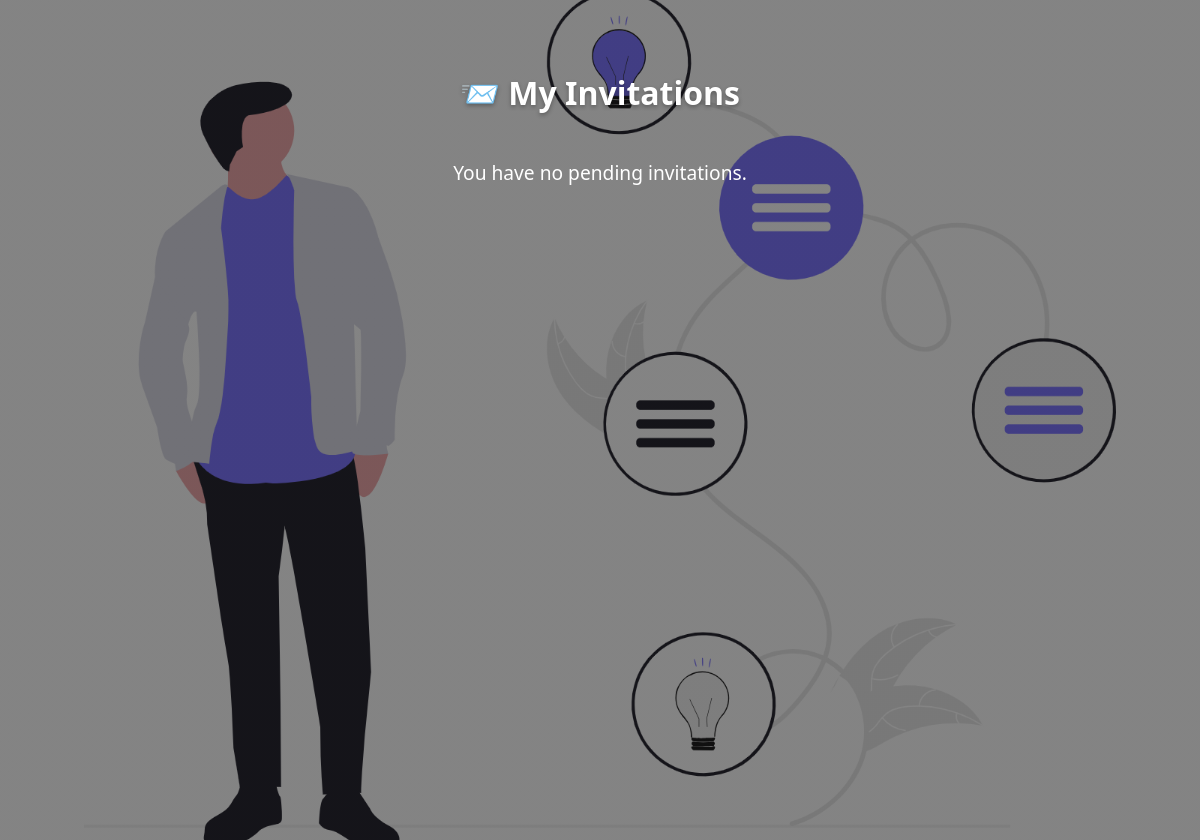
/my-invitations/ (signed in), run on an earlier commit of the app's database.
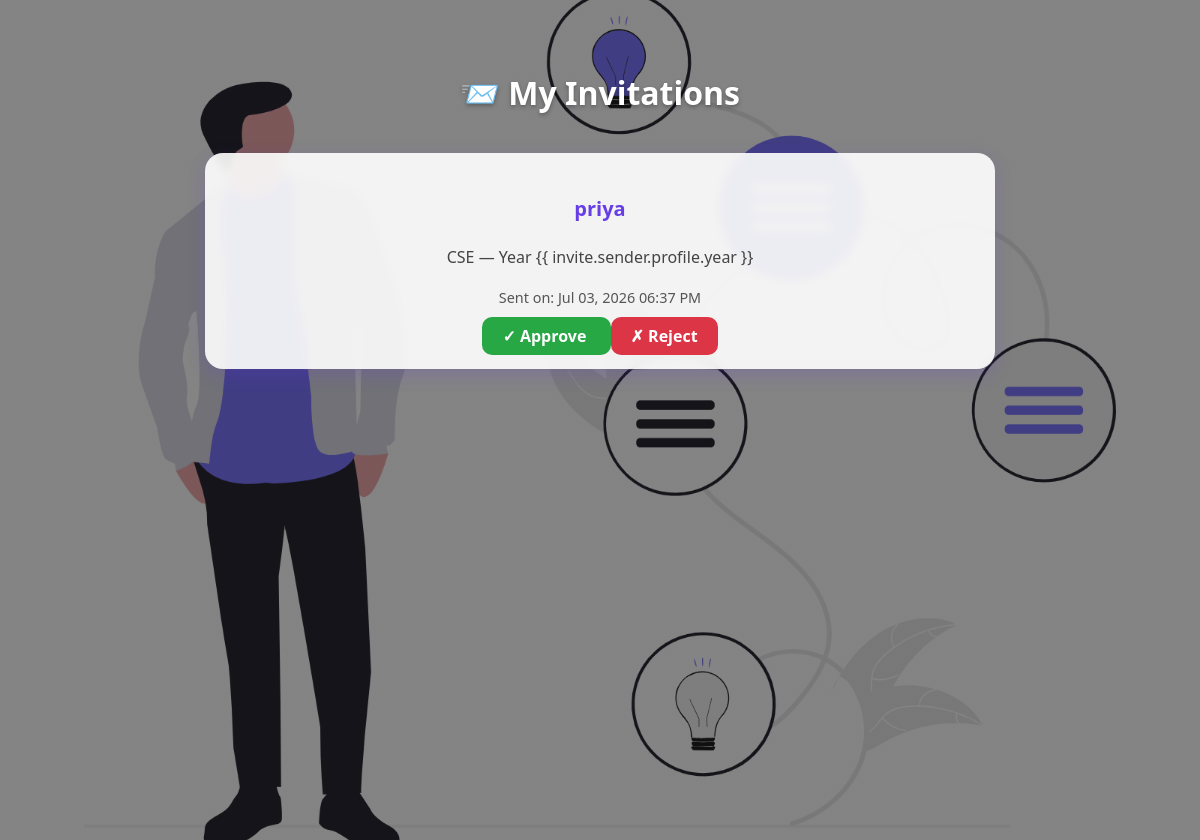
And on a later commit of the database.
### accounts/models.py (models this page shows, shortened)
class Invitation(models.Model):
    STATUS_CHOICES = (
        ("pending", "Pending"),
        ("approved", "Approved"),
        ("rejected", "Rejected"),
    )
    sender = models.ForeignKey(
        User,
        related_name="sent_invitations",
        on_delete=models.CASCADE
    )
    receiver = models.ForeignKey(
        User,
        related_name="received_invitations",
        on_delete=models.CASCADE
    )
    status = models.CharField(
        max_length=10,
        choices=STATUS_CHOICES,
        default="pending"
    )
    created_at = models.DateTimeField(auto_now_add=True)
    class Meta:
        unique_together = ('sender', 'receiver')  # 🔥 Prevent duplicate invites

class Profile(models.Model):
    user = models.OneToOneField(User, on_delete=models.CASCADE)
    name = models.CharField(max_length=100)
    skills = models.TextField()
    interests = models.TextField()
    year = models.CharField(max_length=20)
    branch = models.CharField(max_length=50)
    gender = models.CharField(max_length=20)
    contact_number = models.CharField(max_length=15, blank=True, null=True)

### accounts/views.py (the view)
# urls.py: path("my-invitations/", views.my_invitations, name="my_invitations"),
@login_required
def my_invitations(request):
    invites = Invitation.objects.filter(receiver=request.user)
    return render(request, "matching/invitations.html", {"invites": invites})

### matching/context_processors.py (called while the page is built)
def invite_count(request):
    if request.user.is_authenticated:
        return {
            "invite_count": Invitation.objects.filter(
                receiver=request.user,
                status="pending"
            ).count()
        }
    return {"invite_count": 0}

### matching/templates/matching/invitations.html (shortened to what this page needs)
{% load static %}
<link rel="stylesheet" href="{% static 'css/peerfinder.css' %}" />
<div class="invitation-page">
  <div class="container">
    <h2 class="page-title">📨 My Invitations</h2>
    {% if invites %} {% for invite in invites %}
    <div class="invite-card">
      <p class="invite-name">{{ invite.sender.profile.name }}</p>
      <p class="invite-branch">
        {{ invite.sender.profile.branch }} — Year {{ invite.sender.profile.year
        }}
      </p>
      <p class="invite-date">
        Sent on: {{ invite.created_at|date:"M d, Y h:i A" }}
      </p>
      <div class="d-flex invite-buttons mt-3">
        <a
          href="{% url 'approve_invitation' invite.id %}"
          class="btn-approve me-2"
        >
          ✓ Approve
        </a>
        <a href="{% url 'reject_invitation' invite.id %}" class="btn-reject">
          ✗ Reject
        </a>
      </div>
    </div>
    {% endfor %} {% else %}
    <p class="no-data">You have no pending invitations.</p>
    {% endif %}
  </div>
</div>

### static/css/peerfinder.css (style rules this page uses)
h2 { font-size: 2rem; font-weight: 700; color: #34495e; margin-bottom: 1.5rem; }
.container, .card { margin-left: auto; margin-right: auto; }
h2 { font-size: 2rem; font-weight: bold; margin-bottom: 15px; }

What changed in the data, as far as the page shows it:
added Invitation: sender.profile.name "priya", sender.profile.branch "CSE", created_at "Jul 03, 2026 06:37 PM"
Also different on the page:
text no longer shown: "You have no pending invitations."
